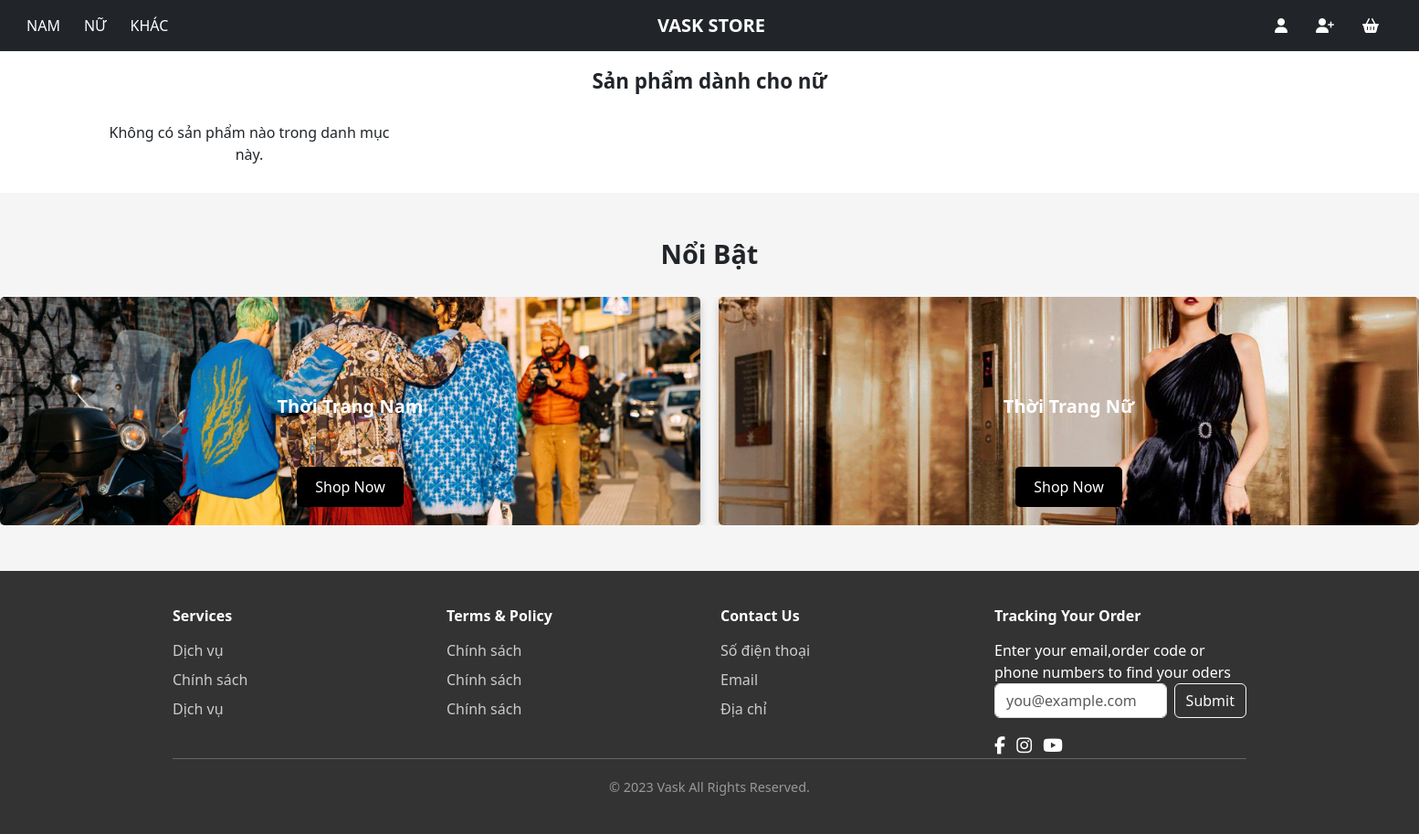
The page /index.php?act=nu on the database as committed earlier.
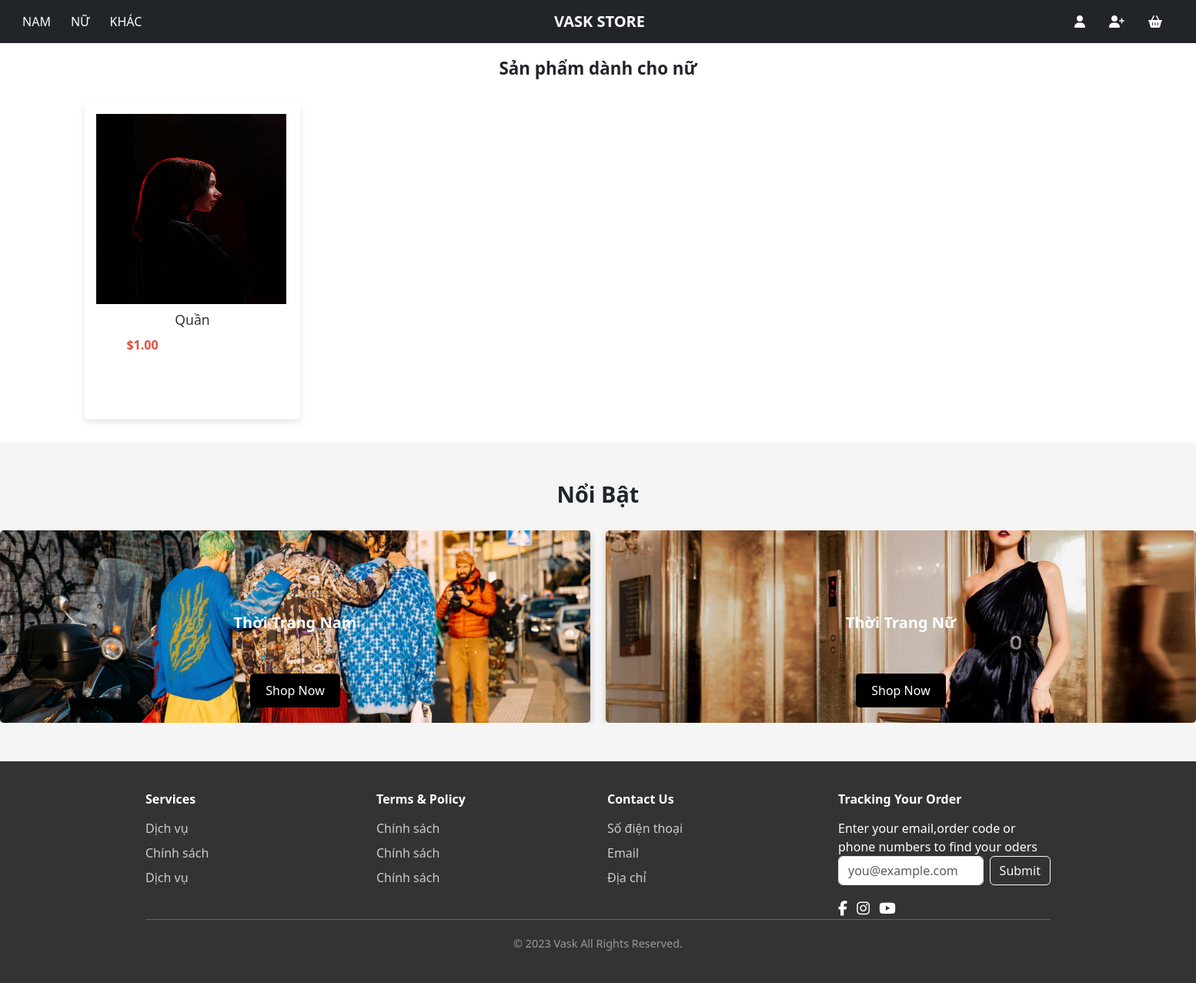
The same page on the database as committed later.
### tables this page shows
CREATE TABLE `san_pham` (
  `id_san_pham` int NOT NULL,
  `ten_san_pham` varchar(255) NOT NULL,
  `hinh` varchar(255) DEFAULT NULL,
  `mo_ta` varchar(255) DEFAULT NULL,
  `gia` varchar(255) NOT NULL,
  `id_danh_muc` int NOT NULL
);

### models/config.php (called while the page is built, shortened)
<?php
function pdo_get_connection(){
    $dburl = "mysql:host=localhost;dbname=duan;charset=utf8mb4";
    $username = 'root';
    $password = '';
    $conn = new PDO($dburl, $username, $password);
    $conn->setAttribute(PDO::ATTR_ERRMODE, PDO::ERRMODE_EXCEPTION);
    return $conn;
}
function pdo_query($sql){
    $sql_args = array_slice(func_get_args(), 1);
    try{
        $conn = pdo_get_connection();
        $stmt = $conn->prepare($sql);
        $stmt->execute($sql_args);
        $rows = $stmt->fetchAll();
        return $rows;
    }
    catch(PDOException $e){
        throw $e;
    }
    finally{
        unset($conn);
    }
}

### models/sanpham.php (called while the page is built, shortened)
<?php
function loadall_san_pham($kyw="", $id_danh_muc=0){
    $sql = "SELECT * FROM san_pham WHERE 1";
    if($id_danh_muc > 0) {
        $sql .= " AND id_danh_muc = '$id_danh_muc'";
    }
    $sql .= " ORDER BY id_san_pham DESC";
    $listsan_pham = pdo_query($sql);
    return $listsan_pham;
}
?>

### views/nu.php (the view)
<main>
    <section class="related-products">
        <h2>Sản phẩm dành cho nữ</h2>
        <div class="product-grid">
            <?php
                include 'models/sanpham.php';
                $img_path = "images/";
                $id_danh_muc = 2;
                $products = loadall_san_pham("", $id_danh_muc);
                if (!empty($products)) {
                    foreach ($products as $product) {
                        extract($product);
                        $hinh_full_path = $img_path . $hinh;
                        $linksp = "index.php?act=chitietsp&id_san_pham=" . $id_san_pham;
                        echo '
                            <div class="product-item">
                                <img src="' . $hinh_full_path . '" alt="' . htmlspecialchars($ten_san_pham) . '">
                                <h3><a href="' . $linksp . '">' . htmlspecialchars($ten_san_pham) . '</a></h3>
                                <p class="price">$' . number_format($gia, 2) . '</p>
                            </div>
                        ';
                    }
                } else {
                    echo "<p>Không có sản phẩm nào trong danh mục này.</p>";
                }
            ?>
        </div>
    </section>
    <section class="new-arrival">
        <h2>Nổi Bật</h2>
        <div class="collections">
            <div class="collection-item man">
                <h3>Thời Trang Nam</h3>
                <button><a href="index.php?act=nam">Shop Now</a></button>
            </div>
            <div class="collection-item woman">
                <h3>Thời Trang Nữ</h3>
                <button><a href="index.php?act=nu">Shop Now</a></button>
            </div>
        </div>
    </section>
</main>

Rows that differ between the two databases and show on the page:
added san_pham: hinh (picture), ten_san_pham "Quần", gia "1.00"
Other text that changed with them:
text no longer shown: "Không có sản phẩm nào trong danh mục này."
